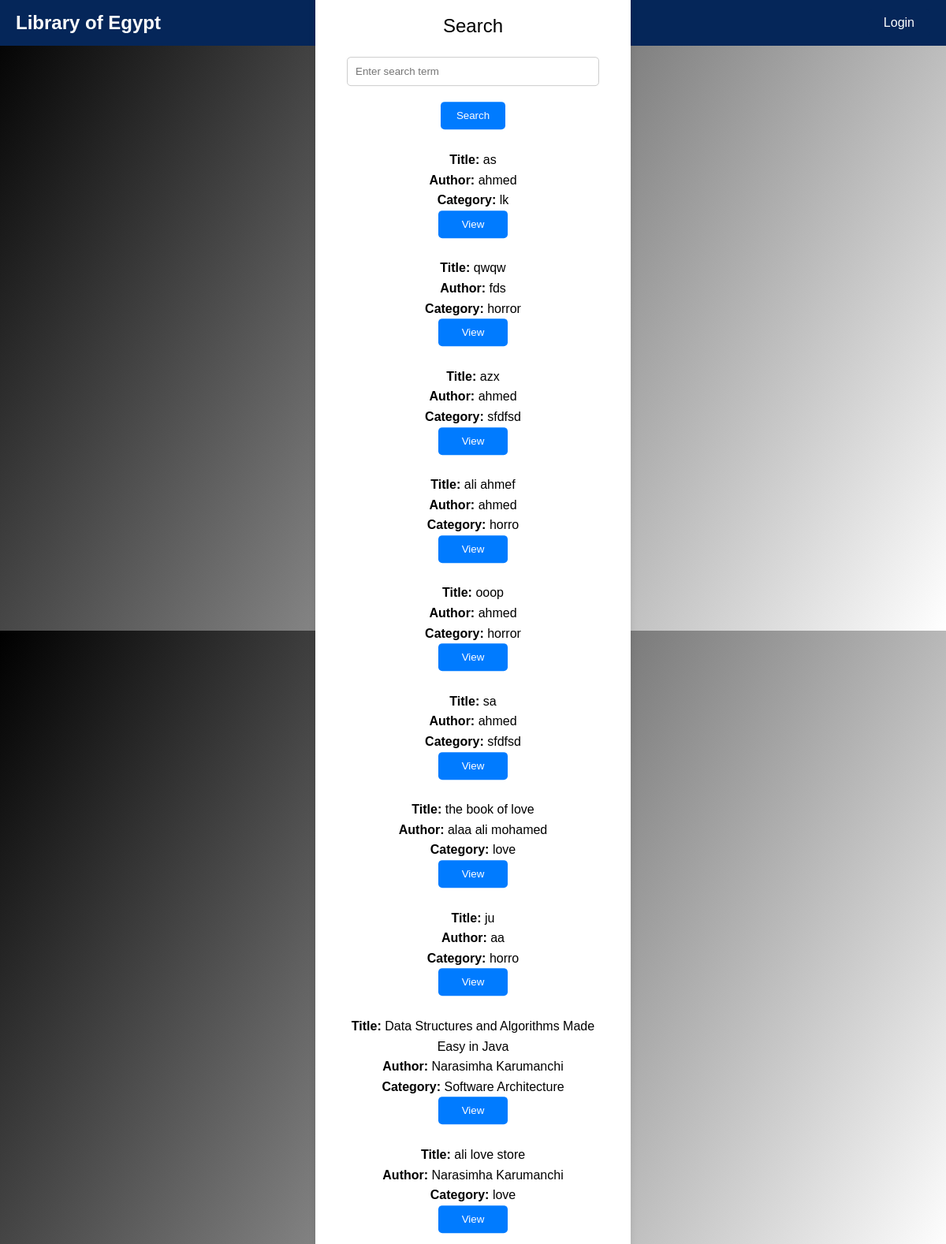
The app's page /search/, older data.
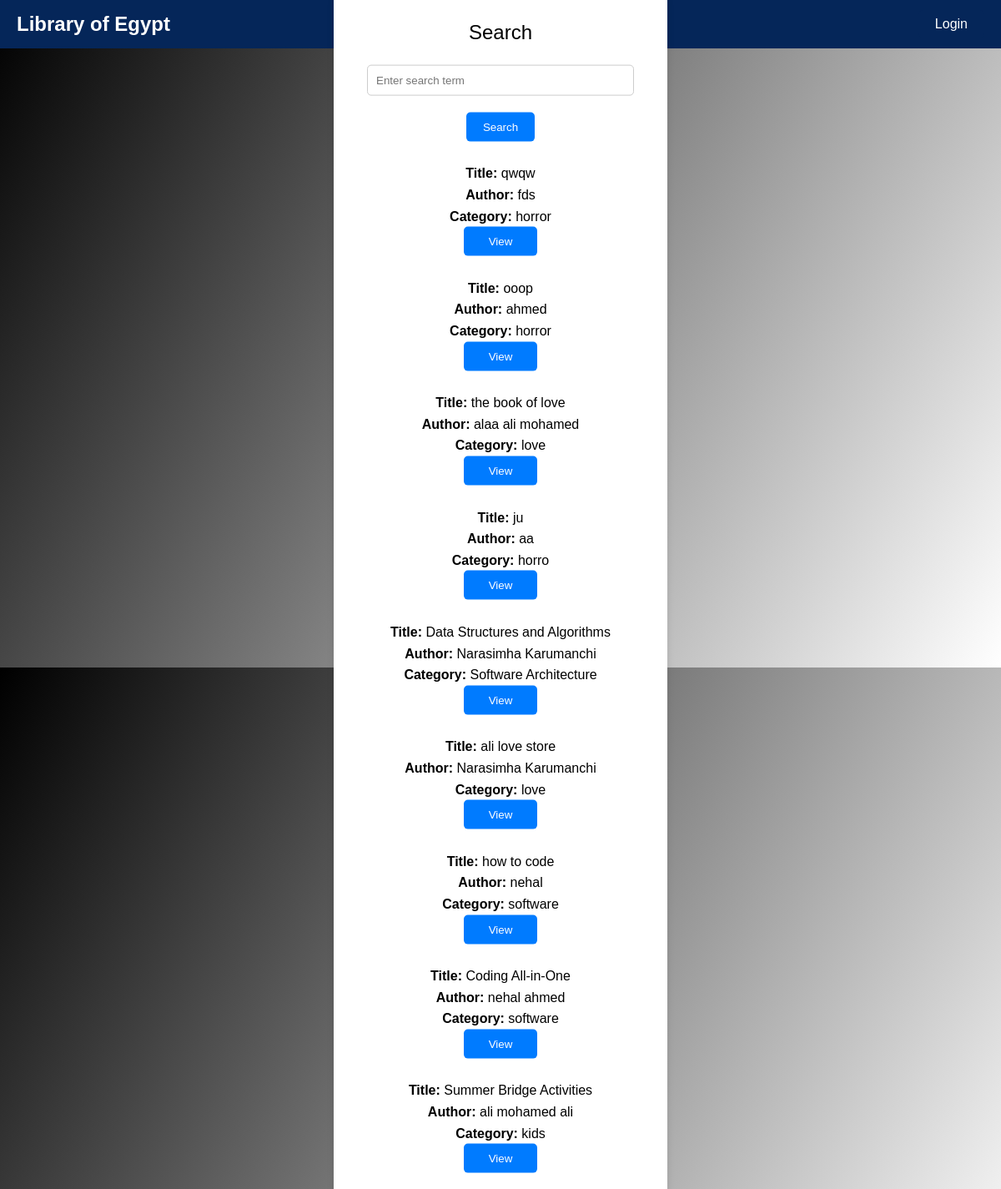
The same page, newer data.
### members/models.py (models this page shows, shortened)
class Book(models.Model):
    title = models.CharField(max_length=255)
    author = models.CharField(max_length=255)
    description = models.TextField()
    isbn = models.CharField(max_length=13)
    image_url = models.URLField()
    category = models.CharField(max_length=255)
    year_of_publish = models.DateField()
    available = models.BooleanField(default=True)  # Indicates if the book is available for borrowing

### members/views.py (the view)
# urls.py: path('search/', views.search_books, name='search_books'),
def search_books(request):
    query = request.GET.get('q', '')
    if query:
        books = Book.objects.filter(
            Q(title__icontains=query) |
            Q(author__icontains=query) |
            Q(category__icontains=query)
        )
    else:
        books = Book.objects.all()  # Display all books when there's no search query
    context = {
        'books': books,
        'query': query,
    }
    return render(request, 'members/search.html', context)

### members/templates/members/Search.html (shortened to what this page needs)
{% load static %}
<!DOCTYPE html>
<html lang="en">
<head>
    <link rel="stylesheet" href="{% static 'members/css/Search.css' %}">
    <link rel="stylesheet" href="{% static 'members/css/navBar.css' %}">
</head>
<body>
    <nav class="navbar">
        <div class="nav-container">
            <div class="logo">
                <a href="{% url 'Home' %}">Library of Egypt</a>
            </div>
            <ul class="nav-menu">
                <li><a href="{% url 'Home' %}">Home</a></li>
                <li><a href="{% url 'Search' %}">Search</a></li>
                <li><a href="{% url 'about' %}">About</a></li>
                <li><a href="{% url 'list' %}">List</a></li>
            </ul>
            <div class="login-button">
                {% if user.is_authenticated %}
                <a href="{% url 'account' %}">{{ user.username }}</a>
            {% else %}
                <a href="{% url 'Log_in' %}">Login</a>
            {% endif %}
            </div>
        </div>
    </nav>
    <div class="first">
        <header>Search</header>
        <div class="search-input">
            <form method="GET" action="{% url 'search_books' %}">
                <input type="text" id="searchInput" name="q" placeholder="Enter search term" value="{{ query }}"  onclick="searchBooks()">
                <button type="submit" >Search</button>
            </form>
        </div>
        <div id="searchResults">
            {% if books %}
                <ul>
                    {% for book in books %}
                        <div>
                            <div class="book-result">
                                <div class="details">
                                    <br>
                                    <p><strong>Title:</strong> {{ book.title }}</p>
                                    <p><strong>Author:</strong> {{ book.author }}</p>
                                    <p><strong>Category:</strong> {{ book.category }}</p>
                                   <button class="borrow-button"><a
                                    style="
                                    color: white;
                                    text-decoration: none;
                                    padding: 10px;
                                    "
                                     class="atag" href="/book/{{ book.id }}/" >View</a></button>
                                   <br>
                                </div>
                            </div>
                        </div>
                    {% endfor %}
                </ul>
            {% else %}
                <p>No matching books found.</p>
            {% endif %}
        </div>
    </div>
</body>
</html>

### members/static/members/css/Search.css (style rules this page uses)
body { background-color: #fafafa; margin: 0; padding: 0; font-family: Arial, Helvetica, sans-serif; color: black; background: linear-gradient(120deg, black , white); }
.first { position: absolute; top: 50%; left: 50%; transform: translate(-50%, -50%); background-color: white; border-radius: 20px; box-shadow: 0 4px 8px rgba(0, 0, 0, 0.1); padding: 40px; text-align: center; width: 400px; }
.first header { font-size: 24px; margin-bottom: 20px; }
.first input[type="text"] { width: 100%; padding: 10px; margin-bottom: 20px; border: 1px solid #ccc; border-radius: 5px; box-sizing: border-box; }
.first button { padding: 10px 20px; background-color: #007bff; color: white; border: none; border-radius: 5px; cursor: pointer; transition: background-color 0.3s ease; }
.borrow-button { background-color: #007bff; color: white; padding: 10px 15px; text-decoration: none; border-radius: 5px; transition: background-color 0.3s; }
.atag { color: white; text-decoration: none; padding: 10px; }
.details { flex: 1; }

### members/static/members/css/navBar.css (style rules this page uses)
* { margin: 0; padding: 0; box-sizing: border-box; }
body { font-family: 'Arial', sans-serif; line-height: 1.6; background-color: #f4f4f4; }
.navbar { background-color: #052659; color: white; display: flex; justify-content: space-between; align-items: center; padding: 10px 20px; }
.nav-container { width: 100%; max-width: 1200px; display: flex; justify-content: space-between; align-items: center; margin: 0 auto; }
.logo a { color: white; text-decoration: none; font-size: 1.5em; font-weight: bold; }
.nav-menu { list-style-type: none; display: flex; }
.nav-menu li { padding: 0 15px; }
.nav-menu li a { color: white; text-decoration: none; transition: color 0.3s ease; }
.login-button a { padding: 8px 20px; background-color: #052659 ; color: white; text-decoration: none; border-radius: 5px; transition: background-color 0.3s ease; }

Row changes from the older to the newer data that the page shows:
removed Book: title "as", author "ahmed", category "lk"
removed Book: title "azx", author "ahmed", category "sfdfsd"
removed Book: title "ali ahmef", author "ahmed", category "horro"
removed Book: title "sa", author "ahmed", category "sfdfsd"
changed Book "Software Architecture": title "Data Structures and Algorithms Made Easy in Java" → "Data Structures and Algorithms"
added Book: title "how to code", author "nehal", category "software"
added Book: title "Coding All-in-One", author "nehal ahmed", category "software"
added Book: title "Summer Bridge Activities", author "ali mohamed ali", category "kids"
